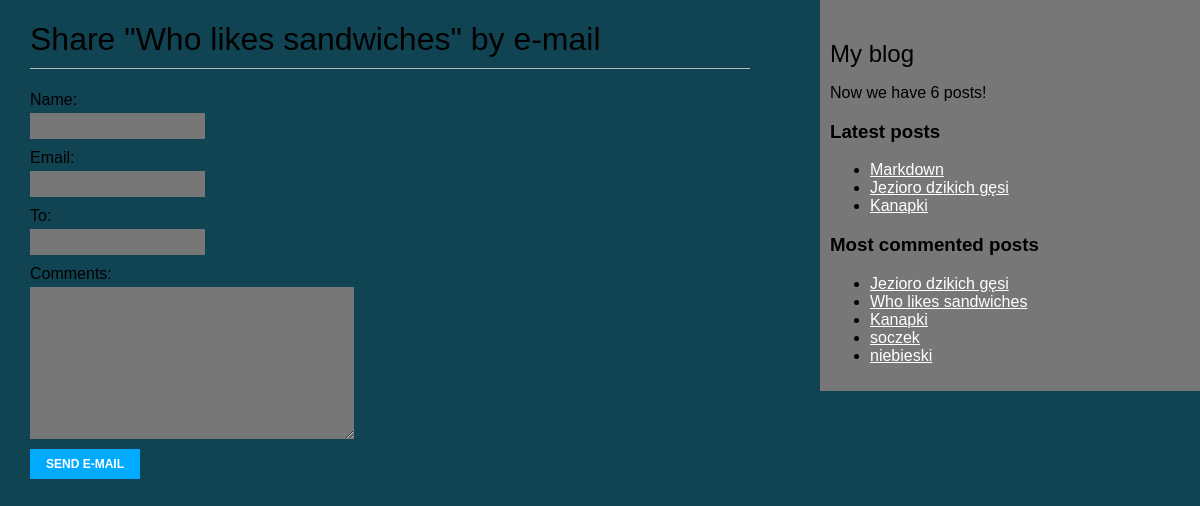
/blog/2/share/, run on the app's committed database.
### blog/models.py (models this page shows)
class Post(models.Model):
	STATUS_CHOICES = (
		('draft', 'Draft'),
		('published','Published'),)
	title = models.CharField(max_length=50)
	slug = models.SlugField(max_length=250, unique_for_date="publish")
	author = models.ForeignKey(User, on_delete=models.CASCADE, related_name = 'blog_posts')
	body = models.TextField()
	publish = models.DateTimeField(default=timezone.now)
	created = models.DateTimeField(auto_now_add=True)
	updated = models.DateTimeField(auto_now_add=True)
	status = models.CharField(max_length=10, choices=STATUS_CHOICES, default='draft')
	objects = models.Manager() # The default manager.
	published = PublishedManager() # Our custom manager.
	def get_absolute_url(self):
		return reverse('blog:post_detail',
			args=[self.publish.year,
			self.publish.month,
			self.publish.day,
			self.slug])

### blog/views.py (the view)
# urls.py: path('<int:post_id>/share/', views.post_share, name='post_share'),
def post_share(request, post_id):
    post = get_object_or_404(Post, id=post_id, status='published')
    sent = False
    if request.method == 'POST':
        form = EmailPostForm(request.POST)
        if form.is_valid():
            cd = form.cleaned_data
            post_url = request.build_absolute_uri(
                    post.get_absolute_url())
            subject = f"{cd['name']} recommends you read " \
                    f"{post.title}"
            message = f"Read {post.title} at {post_url}\n\n" \
                    f"{cd['name']}\'s comments: {cd['comments']}"
            send_mail(subject, message, 'admin@myblog.com',
                    [cd['to']])
            sent = True
    else:
        form = EmailPostForm()
    return render(request, 'blog/post/share.html', {'post':post,
                                                    'form':form,
                                                    'sent':sent})

### blog/forms.py
class EmailPostForm(forms.Form):
	name = forms.CharField(max_length=25)
	email = forms.EmailField()
	to = forms.EmailField()
	comments = forms.CharField(required=False,
						widget=forms.Textarea)

### blog/models.py (called while the page is built)
	def get_queryset(self):
		return super(PublishedManager,self).get_queryset()\
		.filter(status='published')  # \ oznacza przejscie do natepnego wiersza

### blog/templatetags/blog_tags.py (called while the page is built)
@register.simple_tag
def total_posts():
	return Post.published.count()

@register.inclusion_tag('blog/post/latest_posts.html')
def show_latest_posts(count=5):
	latest_posts = Post.published.order_by('-publish')[:count:]
	return {'latest_posts':latest_posts}

@register.simple_tag
def get_most_commented_posts(count=5):
	return Post.published.annotate(
	total_comments=Count('comments')).order_by(
					'-total_comments')[:count]

### blog/templates/blog/post/share.html (shortened to what this page needs)
{% extends "blog/base.html" %}
{% block content %}
{% if sent %}
	<h1>E-mail successfully sent</h1>
	<p>
		"{{ post.title }}" was successfully sent to {{ form.cleaned_data.to }}.
	</p>
{% else %}
	<h1>Share "{{ post.title }}" by e-mail</h1>
	<form method="post">
	{{ form.as_p }}
	<input type="submit" value="Send e-mail">
	</form>
{% endif %}
{% endblock %}

### blog/templates/blog/base.html (shortened to what this page needs)
{% load blog_tags %}
<!DOCTYPE html>
<html>
<head>
	{% load static %}
	<link href="{% static "css/blog.css" %}" rel="stylesheet">
</head>
<body>
	<div id="content">
	{% block content %}
	{% endblock %}
	</div>
	<div id="sidebar">
		<h2>My blog</h2>
		<p>Now we have {% total_posts %} posts!</p>
		<h3>Latest posts</h3>
		{% show_latest_posts 3 %}
		<h3>Most commented posts</h3>
		{% get_most_commented_posts as most_commented_posts %}
		<ul>
		{% for post in most_commented_posts %}
		<li><a href="{{ post.get_absolute_url }}">{{ post.title }}</a></li>
		{% endfor %}
		</ul>
	</div>
</body>
</html>

### blog/templates/blog/post/latest_posts.html
<ul>
	{% for post in latest_posts %}
	<li>
		<a href="{{ post.get_absolute_url }}"> {{ post.title }} </a>
	</li>
	{% endfor %}
</ul>

### blog/static/css/blog.css (style rules this page uses)
body { background: #114452 !important; margin:0; padding:0; font-family:helvetica, sans-serif; }
a { color: #ffffff; text-decoration:underline; }
h1 { font-weight:normal; border-bottom:1px solid #bbb; padding:0 0 10px 0; }
h2 { font-weight:normal; margin:30px 0 0; }
#content { float:left; width:60%; padding:0 0 0 30px; }
#sidebar { float:right; width:30%; padding:10px; background:#777777; height:100%; }
label { float:left; clear:both; color:#00000; margin-bottom:4px; }
input, textarea { clear:both; float:left; margin:0 0 10px; background:#777777; border:0; padding:6px 10px; font-size:12px; }
input[type=submit] { font-weight:bold; background:#00abff; color:#fff; padding:8px 16px; font-size:12px; text-transform:uppercase; }

### data on the page
Post: title "Who likes sandwiches"
Post: title "Markdown"
Post: title "Jezioro dzikich gęsi"
Post: title "Kanapki"
Post: title "soczek"
Post: title "niebieski"
